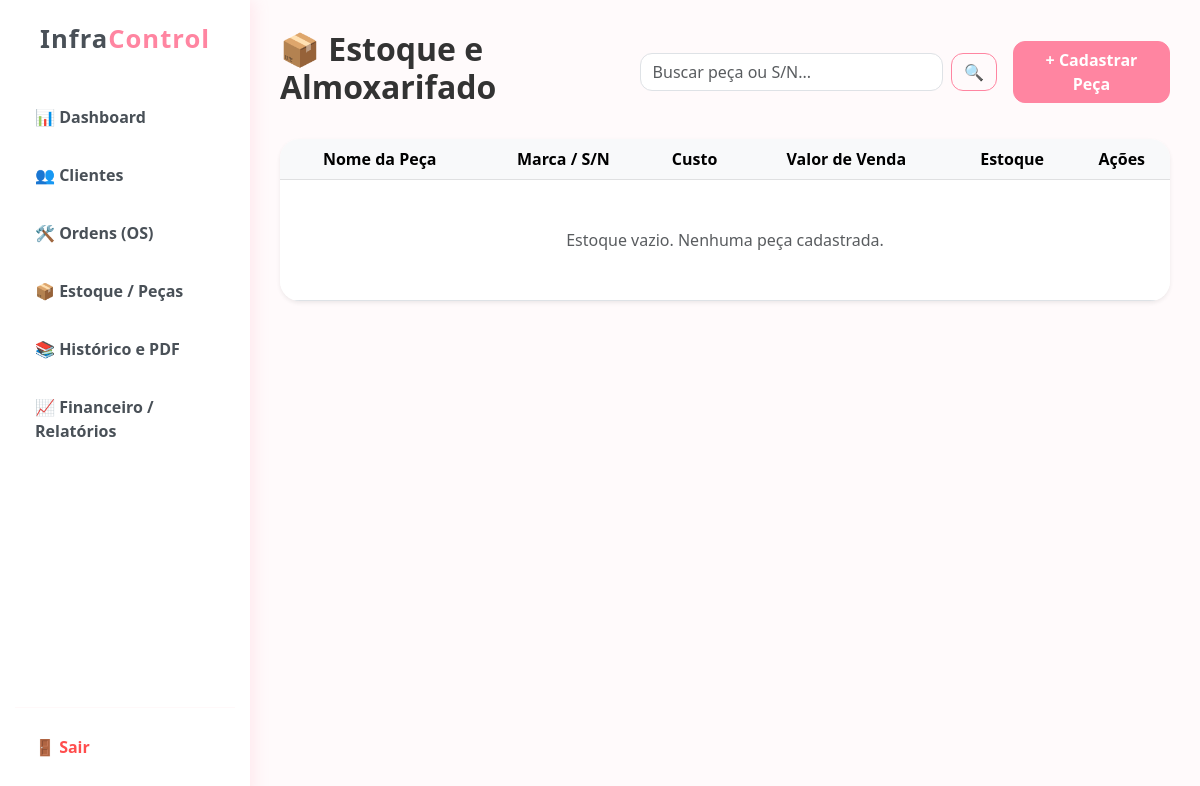
Page /estoque (signed in) on the earlier database version.
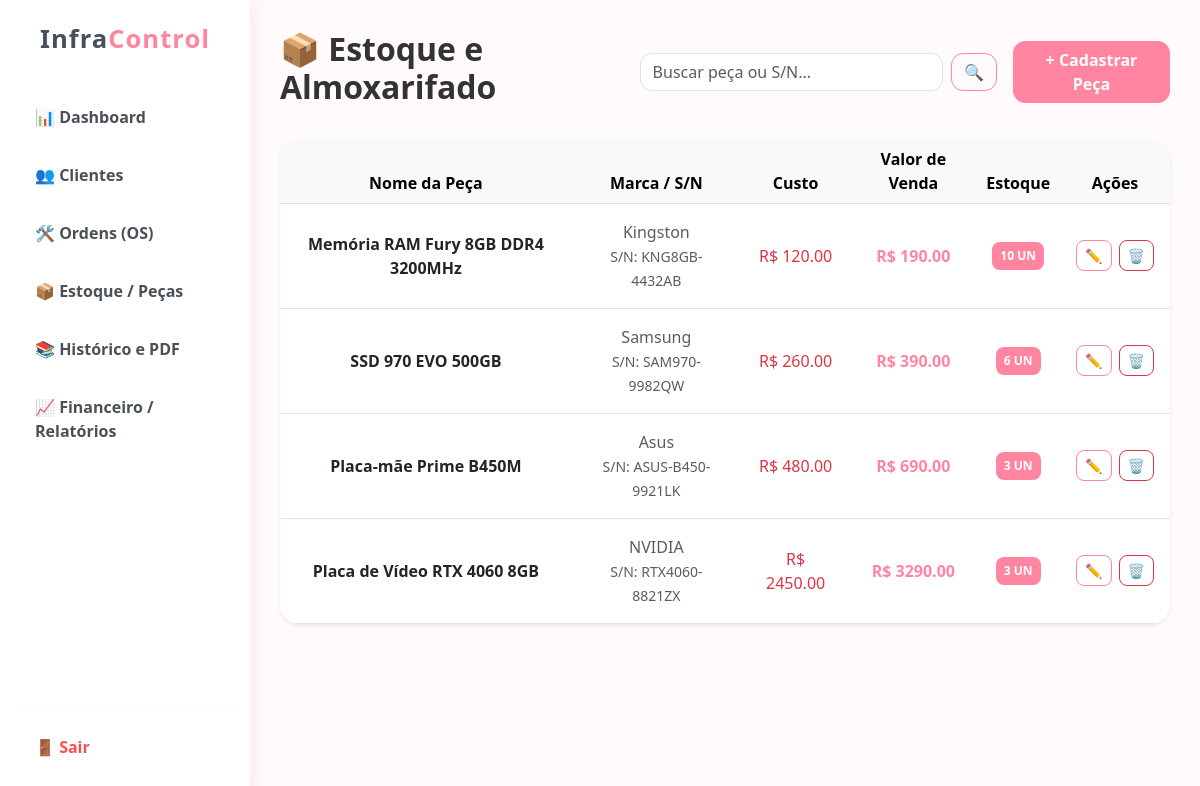
Same page on the later database version.
### models.py (models this page shows)
class Peca(db.Model):
    id = db.Column(db.Integer, primary_key=True)
    nome = db.Column(db.String(150), nullable=False)
    marca = db.Column(db.String(100), nullable=True)
    numero_serie = db.Column(db.String(100), nullable=True)
    valor_custo = db.Column(db.Float, nullable=False)
    valor_venda = db.Column(db.Float, nullable=False)
    quantidade = db.Column(db.Integer, default=0, nullable=False)
    data_adicao = db.Column(db.DateTime, default=datetime.now)

### app.py (the view, shortened to what this page needs)
@app.route('/estoque', methods=['GET', 'POST'])
@login_required
def estoque():
    search = request.args.get('search')
    lista = Peca.query.filter(Peca.nome.ilike(f'%{search}%') | Peca.numero_serie.ilike(f'%{search}%') | Peca.marca.ilike(f'%{search}%')).all() if search else Peca.query.all()
    return render_template('estoque.html', pecas=lista, search=search)

### app.py (called while the page is built)
@login_manager.user_loader
def load_user(user_id): return User.query.get(int(user_id))

### templates/estoque.html (shortened to what this page needs)
{% extends "base.html" %}
{% block content %}
<div class="d-flex justify-content-between align-items-center mb-4">
    <h2 style="font-weight: 700; color: #333;">📦 Estoque e Almoxarifado</h2>
    <form class="d-flex w-50 mx-3" method="GET" action="{{ url_for('estoque') }}">
        <input class="form-control me-2" type="search" name="search" placeholder="Buscar peça ou S/N..." value="{{ search or '' }}" style="border-radius: 12px;">
        <button class="btn btn-outline-primary" type="submit" style="border-radius: 12px;">🔍</button>
    </form>
    <button class="btn btn-primary px-4 fw-bold" style="border-radius: 12px;" data-bs-toggle="modal" data-bs-target="#newPeca">+ Cadastrar Peça</button>
</div>
<div class="card border-0 shadow-sm" style="border-radius: 20px; overflow: hidden;">
    <table class="table table-hover m-0 align-middle text-center">
        <thead class="table-light">
            <tr>
                <th>Nome da Peça</th>
                <th>Marca / S/N</th>
                <th>Custo</th>
                <th>Valor de Venda</th>
                <th>Estoque</th>
                <th>Ações</th> </tr>
        </thead>
        <tbody>
            {% for p in pecas %}
            <tr>
                <td class="p-3 fw-bold">{{ p.nome }}</td>
                <td class="p-3 text-muted">
                    {{ p.marca if p.marca else 'N/A' }}<br>
                    <small>S/N: {{ p.numero_serie if p.numero_serie else 'N/A' }}</small>
                </td>
                <td class="p-3 text-danger">R$ {{ "%.2f"|format(p.valor_custo) }}</td>
                <td class="p-3 fw-bold" style="color: var(--primary);">R$ {{ "%.2f"|format(p.valor_venda) }}</td>
                <td class="p-3">
                    {% if p.quantidade <= 2 %}
                        <span class="badge bg-danger p-2" style="border-radius: 8px;">{{ p.quantidade }} UN (Baixo)</span>
                    {% else %}
                        <span class="badge bg-primary p-2" style="border-radius: 8px;">{{ p.quantidade }} UN</span>
                    {% endif %}
                </td>
                <td class="p-3">
                    <div class="btn-group gap-2 d-flex justify-content-center">
                        <a href="{{ url_for('editar_peca', id=p.id) }}" class="btn btn-sm btn-outline-primary" style="border-radius: 8px;" title="Editar">✏️</a>
                        <a href="{{ url_for('excluir_peca', id=p.id) }}" class="btn btn-sm btn-outline-danger" style="border-radius: 8px;" onclick="return confirm('Excluir esta peça do estoque?')" title="Excluir">🗑️</a>
                    </div>
                </td>
            </tr>
            {% else %}
            <tr><td colspan="6" class="p-5 text-muted">Estoque vazio. Nenhuma peça cadastrada.</td></tr>
            {% endfor %}
        </tbody>
    </table>
</div>
{% endblock %}

### templates/base.html (shortened to what this page needs)
<!DOCTYPE html>
<html lang="pt-br">
<head>
    <link href="https://cdn.jsdelivr.net/npm/bootstrap@5.3.0/dist/css/bootstrap.min.css" rel="stylesheet">
</head>
<body>
    <div class="d-flex">
        <nav class="sidebar d-flex flex-column">
            <div class="brand-logo">Infra<span>Control</span></div>
            <a href="{{ url_for('dashboard') }}" class="nav-link">📊 Dashboard</a>
            <a href="{{ url_for('clientes') }}" class="nav-link">👥 Clientes</a>
            <a href="{{ url_for('ordens') }}" class="nav-link">🛠️ Ordens (OS)</a>
            <a href="{{ url_for('estoque') }}" class="nav-link">📦 Estoque / Peças</a>
            <a href="{{ url_for('historico') }}" class="nav-link">📚 Histórico e PDF</a>
            <a href="{{ url_for('relatorios') }}" class="nav-link">📈 Financeiro / Relatórios</a>
            <div class="mt-auto mb-4 w-100">
                <hr style="border-color: #ffe3e8; margin: 0 15px 15px 15px;">
                <a href="{{ url_for('logout') }}" class="nav-link" style="color: #ff4d4d !important; background: transparent; box-shadow: none;">🚪 Sair</a>
            </div>
        </nav>
        <div class="main-content flex-grow-1">
            {% block content %}{% endblock %}
        </div>
    </div>
</body>
</html>

### templates/base.html (style rules this page uses)
:root { --primary: #ff85a1; --primary-hover: #ff6b8b; --sidebar-bg: #ffffff; --body-bg: #fffafb; --text-dark: #495057; }
body { background-color: var(--body-bg); font-family: 'Segoe UI', Tahoma, Geneva, Verdana, sans-serif; overflow-x: hidden; color: var(--text-dark); }
.sidebar { min-height: 100vh; background-color: var(--sidebar-bg); padding-top: 20px; box-shadow: 4px 0 15px rgba(255, 133, 161, 0.15); position: fixed; width: 250px; z-index: 1000; }
.brand-logo { font-weight: 800; font-size: 1.6rem; text-align: center; color: var(--text-dark); margin-bottom: 30px; letter-spacing: 1px; }
.brand-logo span { color: var(--primary); }
.sidebar .nav-link { color: var(--text-dark) !important; font-weight: 600; padding: 12px 20px; transition: all 0.3s; display: flex; align-items: center; gap: 12px; text-decoration: none; border-radius: 10px; margin: 5px 15px; }
.btn-primary { background-color: var(--primary) !important; border-color: var(--primary) !important; color: white !important; }
.btn-outline-primary { color: var(--primary) !important; border-color: var(--primary) !important; }
.bg-primary { background-color: var(--primary) !important; }
.main-content { margin-left: 250px; padding: 30px; min-height: 100vh; }

Differences in the rows shown:
added Peca: nome "Memória RAM Fury 8GB DDR4 3200MHz", marca "Kingston", numero_serie "KNG8GB-4432AB", valor_custo "120.00", valor_venda "190.00", quantidade "10"
added Peca: nome "SSD 970 EVO 500GB", marca "Samsung", numero_serie "SAM970-9982QW", valor_custo "260.00", valor_venda "390.00", quantidade "6"
added Peca: nome "Placa-mãe Prime B450M", marca "Asus", numero_serie "ASUS-B450-9921LK", valor_custo "480.00", valor_venda "690.00", quantidade "3"
added Peca: nome "Placa de Vídeo RTX 4060 8GB", marca "NVIDIA", numero_serie "RTX4060-8821ZX", valor_custo "2450.00", valor_venda "3290.00", quantidade "3"
Other differences:
text no longer shown: "Estoque vazio. Nenhuma peça cadastrada."
